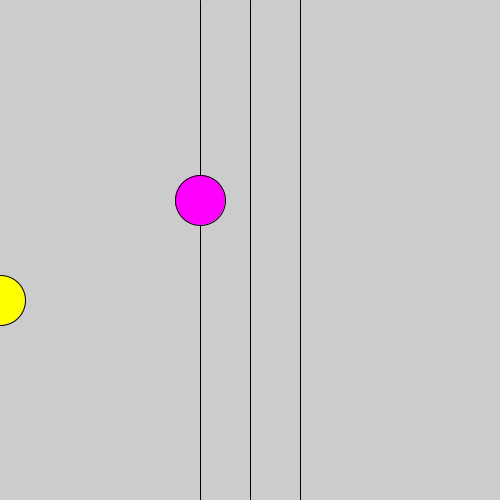
Frame 1 (no input)
Frame 60 (the mouse pressed at the canvas centre just before this capture): identical to frame 1, image omitted
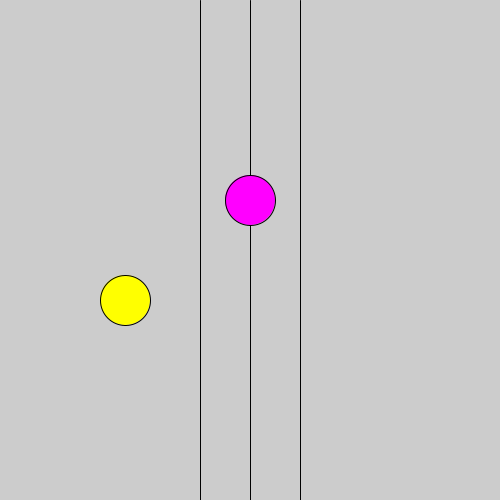
Frame 120 (the mouse held since frame 60 and released just before this capture)

The Processing sketch that drew these frames (run headless with seeded random() and noise(); from frame 60 on, the mouse is pressed at the canvas centre):

// Processing sketch: s0900Map
// ── s0900Map.pde
void setup() {
  size(500, 500);
  
}

void draw() {
  background(204);
  
  line(250, 0, 250, 500);
  line(200, 0, 200, 500);
  line(300, 0, 300, 500);
  float  x1 = map(mouseX, 0, width, 200, 300);
  fill(255, 0, 255);
  ellipse(x1, 200, 50, 50);  
  float x2 = map(mouseX, 0, width, 0, 250);
  fill(255, 255, 0);
  ellipse(x2, 300, 50, 50);  
}
